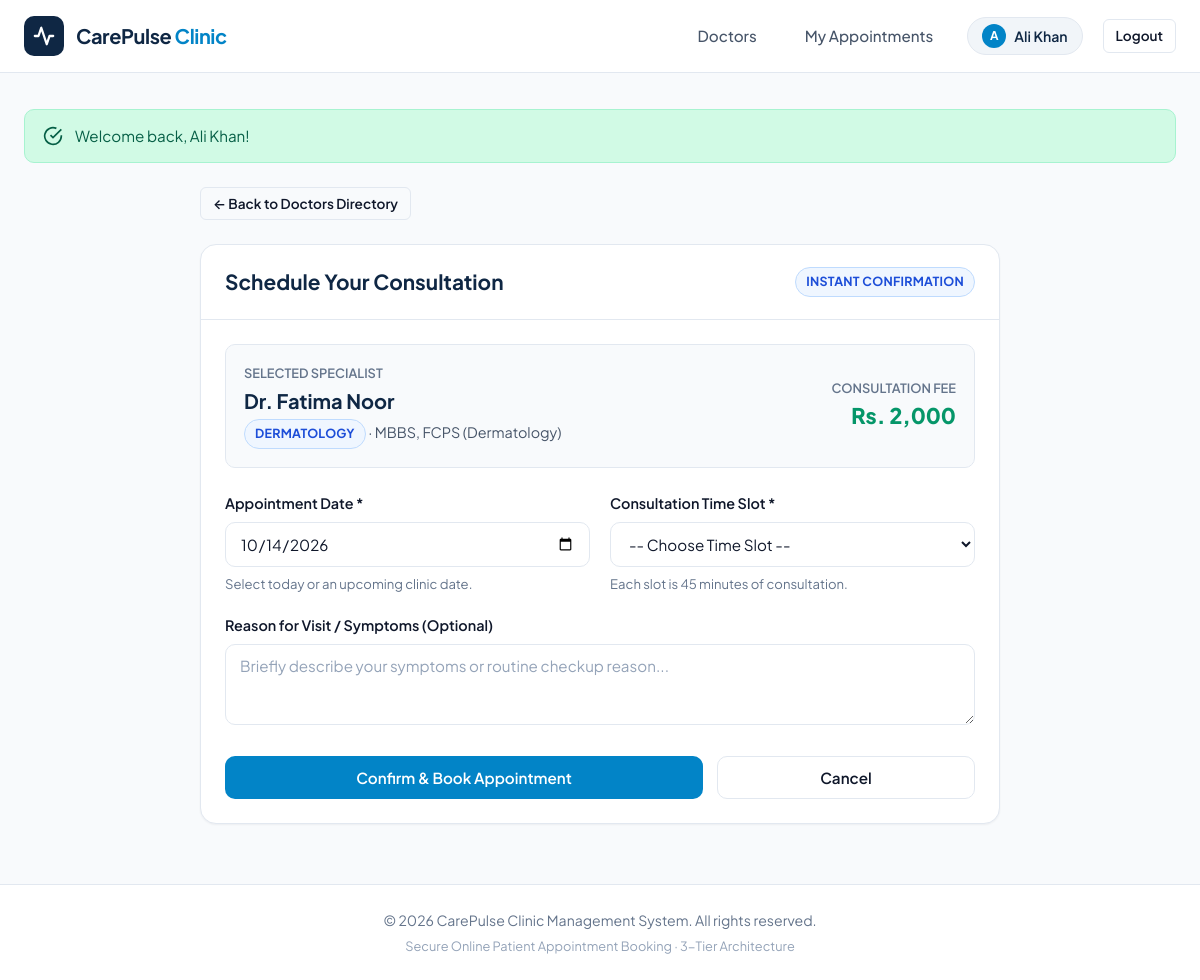
/book.php?doctor_id=5 (signed in), run on the app's committed database.
### tables this page shows
CREATE TABLE IF NOT EXISTS `doctors` (
    `id` INT AUTO_INCREMENT PRIMARY KEY,
    `user_id` INT NOT NULL UNIQUE,
    `specialty_id` INT NOT NULL,
    `qualification` VARCHAR(150) NOT NULL,
    `experience_years` INT NOT NULL,
    `fee` DECIMAL(10,2) NOT NULL,
    CONSTRAINT `fk_doctors_user` FOREIGN KEY (`user_id`) REFERENCES `users` (`id`) ON DELETE CASCADE,
    CONSTRAINT `fk_doctors_specialty` FOREIGN KEY (`specialty_id`) REFERENCES `specialties` (`id`) ON DELETE RESTRICT
);

CREATE TABLE IF NOT EXISTS `users` (
    `id` INT AUTO_INCREMENT PRIMARY KEY,
    `full_name` VARCHAR(100) NOT NULL,
    `email` VARCHAR(150) NOT NULL UNIQUE,
    `password` VARCHAR(255) NOT NULL,
    `phone` VARCHAR(20) NOT NULL,
    `role` ENUM('patient', 'doctor', 'admin') NOT NULL DEFAULT 'patient',
    `created_at` TIMESTAMP DEFAULT CURRENT_TIMESTAMP
);

CREATE TABLE IF NOT EXISTS `specialties` (
    `id` INT AUTO_INCREMENT PRIMARY KEY,
    `name` VARCHAR(100) NOT NULL UNIQUE
);

### config/db.php (called while the page is built, shortened)
<?php
function e($value) {
    return htmlspecialchars((string)$value, ENT_QUOTES, 'UTF-8');
}

### book.php (the view, shortened to what this page needs)
<?php
require_once __DIR__ . '/config/db.php';
$selected_doctor_id = isset($_REQUEST['doctor_id']) ? (int)$_REQUEST['doctor_id'] : 0;
$selected_doctor = null;
if ($selected_doctor_id > 0) {
    $doc_stmt = $pdo->prepare("
        SELECT
            d.id AS doctor_id,
            u.full_name AS doctor_name,
            s.name AS specialty_name,
            d.qualification,
            d.experience_years,
            d.fee
        FROM doctors d
        INNER JOIN users u ON d.user_id = u.id
        INNER JOIN specialties s ON d.specialty_id = s.id
        WHERE d.id = ?
        LIMIT 1
    ");
    $doc_stmt->execute([$selected_doctor_id]);
    $selected_doctor = $doc_stmt->fetch();
}
$appointment_date = $_POST['appointment_date'] ?? date('Y-m-d');
$reason           = trim($_POST['reason'] ?? '');
require_once __DIR__ . '/includes/header.php';
?>
<div style="max-width: 800px; margin: 0 auto;">
    <div style="margin-bottom: 24px;">
        <a href="index.php" class="btn btn-outline btn-sm" id="btn-back-doctors">
            &larr; Back to Doctors Directory
        </a>
    </div>
    <div class="card">
        <div class="card-header">
            <h2 style="font-size: 1.3rem; font-weight: 700; color: var(--primary);">Schedule Your Consultation</h2>
            <span class="badge badge-specialty">Instant Confirmation</span>
        </div>
        <div class="card-body">
            <?php if ($selected_doctor): ?>
                <div style="background-color: #f8fafc; border: 1px solid var(--border); border-radius: var(--radius-md); padding: 18px; margin-bottom: 24px; display: flex; justify-content: space-between; align-items: center; flex-wrap: wrap; gap: 16px;">
                    <div>
                        <div style="font-size: 0.8rem; text-transform: uppercase; color: var(--text-muted); font-weight: 600;">Selected Specialist</div>
                        <h3 style="font-size: 1.25rem; font-weight: 700; color: var(--primary); margin: 2px 0;"><?php echo e($selected_doctor['doctor_name']); ?></h3>
                        <div style="color: var(--text-secondary); font-size: 0.9rem;">
                            <span class="badge badge-specialty"><?php echo e($selected_doctor['specialty_name']); ?></span> &middot; <?php echo e($selected_doctor['qualification']); ?>
                        </div>
                    </div>
                    <div style="text-align: right;">
                        <div style="font-size: 0.8rem; text-transform: uppercase; color: var(--text-muted); font-weight: 600;">Consultation Fee</div>
                        <div style="font-size: 1.35rem; font-weight: 800; color: var(--success);">
                            Rs. <?php echo number_format($selected_doctor['fee'], 0); ?>
                        </div>
                    </div>
                </div>
            <?php endif; ?>
            <form action="book.php" method="POST" id="appointment-booking-form">
                <div style="display: grid; grid-template-columns: repeat(auto-fit, minmax(240px, 1fr)); gap: 20px;">
                    <div class="form-group">
                        <label class="form-label" for="appointment_date">Appointment Date *</label>
                        <input
                            type="date"
                            name="appointment_date"
                            id="appointment_date"
                            class="form-control"
                            min="<?php echo date('Y-m-d'); ?>"
                            value="<?php echo e($appointment_date); ?>"
                            required
                        >
                        <div class="form-text">Select today or an upcoming clinic date.</div>
                    </div>
                    <div class="form-group">
                        <label class="form-label" for="appointment_time">Consultation Time Slot *</label>
                        <select name="appointment_time" id="appointment_time" class="form-select" required>
                            <option value="">-- Choose Time Slot --</option>
                        </select>
                        <div class="form-text">Each slot is 45 minutes of consultation.</div>
                    </div>
                </div>
                <div class="form-group">
                    <label class="form-label" for="reason">Reason for Visit / Symptoms (Optional)</label>
                    <textarea
                        name="reason"
                        id="reason"
                        class="form-control"
                        rows="3"
                        placeholder="Briefly describe your symptoms or routine checkup reason..."
                    ><?php echo e($reason); ?></textarea>
                </div>
                <div style="display: flex; gap: 14px; margin-top: 24px;">
                    <button type="submit" class="btn btn-primary" id="btn-confirm-booking" style="flex: 2;">
                        Confirm & Book Appointment
                    </button>
                    <a href="index.php" class="btn btn-outline" style="flex: 1; text-align: center;">
                        Cancel
                    </a>
                </div>
            </form>
        </div>
    </div>
</div>
<?php require_once __DIR__ . '/includes/footer.php'; ?>

### assets/css/style.css (style rules this page uses)
:root { --primary: #0f2744; --primary-light: #1e3a5f; --primary-dark: #091a2e; --accent: #0284c7; --accent-hover: #0369a1; --accent-light: #e0f2fe; --success: #059669; --success-light: #d1fae5; --warning: #d97706; --warning-light: #fef3c7; --danger: #dc2626; --danger-light: #fee2e2; --bg-page: #f8fafc; --bg-card: #ffffff; --border: #e2e8f0; --border-focus: #0284c7; --text-primary: #0f172a; --text-secondary: #475569; --text-muted: #64748b; --radius-sm: 6px; --radius-md: 10px; --radius-lg: 16px; --radius-full: 9999px; --shadow-sm: 0 1px 2px 0 rgba(15, 23, 42, 0.05); --shadow-md: 0 4px 6px -1px rgba(15, 23, 42, 0.07), 0 2px 4px -2px rgba(15, 23, 42, 0.05); --shadow-lg: 0 10px 15px -3px rgba(15, 23, 42, 0.08), 0 4px 6px -4px rgba(15, 23, 42, 0.04); --transition: all 0.2s cubic-bezier(0.4, 0, 0.2, 1); }
*, *::before, *::after { box-sizing: border-box; margin: 0; padding: 0; }
body { font-family: 'Plus Jakarta Sans', -apple-system, BlinkMacSystemFont, "Segoe UI", Roboto, sans-serif; background-color: var(--bg-page); color: var(--text-primary); line-height: 1.6; min-height: 100vh; display: flex; flex-direction: column; -webkit-font-smoothing: antialiased; }
.btn { display: inline-flex; align-items: center; justify-content: center; gap: 8px; padding: 10px 18px; font-size: 0.95rem; font-weight: 600; border-radius: var(--radius-md); cursor: pointer; text-decoration: none; border: 1px solid transparent; transition: var(--transition); font-family: inherit; line-height: 1.4; }
.btn-primary { background-color: var(--accent); color: #ffffff; }
.btn-outline { background-color: transparent; border-color: var(--border); color: var(--text-primary); }
.btn-sm { padding: 6px 12px; font-size: 0.85rem; border-radius: var(--radius-sm); }
.card { background: var(--bg-card); border: 1px solid var(--border); border-radius: var(--radius-lg); box-shadow: var(--shadow-sm); overflow: hidden; transition: var(--transition); }
.card-header { padding: 20px 24px; border-bottom: 1px solid var(--border); display: flex; justify-content: space-between; align-items: center; }
.card-body { padding: 24px; }
.form-group { margin-bottom: 20px; }
.form-label { display: block; margin-bottom: 7px; font-size: 0.9rem; font-weight: 600; color: var(--text-primary); }
.form-control, .form-select { width: 100%; padding: 11px 14px; font-size: 0.95rem; font-family: inherit; border: 1.5px solid var(--border); border-radius: var(--radius-md); background-color: #ffffff; color: var(--text-primary); transition: var(--transition); outline: none; }
.form-control::placeholder { color: #94a3b8; }
.form-text { font-size: 0.82rem; color: var(--text-muted); margin-top: 6px; }
.badge { display: inline-flex; align-items: center; padding: 4px 10px; border-radius: var(--radius-full); font-size: 0.78rem; font-weight: 700; letter-spacing: 0.02em; text-transform: uppercase; }
.badge-specialty { background-color: #eff6ff; color: #1d4ed8; border: 1px solid #bfdbfe; }

### data on the page
doctors: user.full_name "Dr. Fatima Noor", specialty.name "DERMATOLOGY", qualification "MBBS, FCPS (Dermatology)", fee "2,000"

### other printed values
substr($user['name'], 0, 1) "A"
$user['name'] "Ali Khan"
$success_msg "Welcome back, Ali Khan!"
